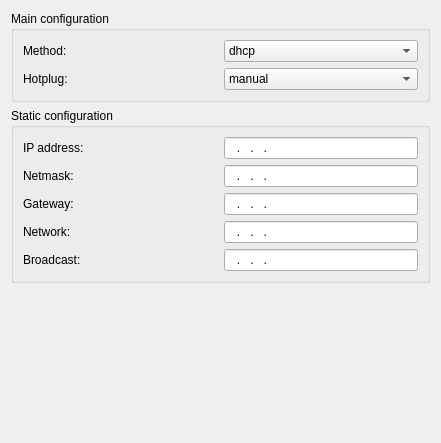
<ui version="4.0" >
 <class>LanWidget</class>
 <widget class="QWidget" name="LanWidget" >
  <property name="geometry" >
   <rect>
    <x>0</x>
    <y>0</y>
    <width>441</width>
    <height>443</height>
   </rect>
  </property>
  <property name="windowTitle" >
   <string>LAN configuration</string>
  </property>
  <layout class="QGridLayout" name="gridLayout" >
   <item row="0" column="0" >
    <widget class="QGroupBox" name="mainGroupBox" >
     <property name="title" >
      <string>Main configuration</string>
     </property>
     <layout class="QGridLayout" name="gridLayout_6" >
      <item row="1" column="0" >
       <widget class="QLabel" name="classTextLabel" >
        <property name="minimumSize" >
         <size>
          <width>0</width>
          <height>0</height>
         </size>
        </property>
        <property name="text" >
         <string>Hotplug:</string>
        </property>
        <property name="wordWrap" >
         <bool>false</bool>
        </property>
       </widget>
      </item>
      <item row="0" column="0" >
       <widget class="QLabel" name="methodTextLabel" >
        <property name="minimumSize" >
         <size>
          <width>0</width>
          <height>0</height>
         </size>
        </property>
        <property name="text" >
         <string>Method:</string>
        </property>
        <property name="wordWrap" >
         <bool>false</bool>
        </property>
       </widget>
      </item>
      <item row="0" column="1" >
       <widget class="QComboBox" name="methodComboBox" >
        <property name="minimumSize" >
         <size>
          <width>1</width>
          <height>0</height>
         </size>
        </property>
        <item>
         <property name="text" >
          <string>dhcp</string>
         </property>
        </item>
        <item>
         <property name="text" >
          <string>static</string>
         </property>
        </item>
       </widget>
      </item>
      <item row="1" column="1" >
       <widget class="QComboBox" name="classComboBox" >
        <property name="minimumSize" >
         <size>
          <width>100</width>
          <height>0</height>
         </size>
        </property>
        <property name="toolTip" >
         <string>&lt;b>allow hotplug&lt;/b>: The network will be activated  when a cable is plugged in and it will be deactivated if the cable is pulled. This is useful on laptops with onboard network adapters, since it will only configure the interface when a cable is really connected.&lt;br>&lt;br>&lt;b>auto&lt;/b>: The networkcard will be activated, when the computer starts</string>
        </property>
        <item>
         <property name="text" >
          <string>manual</string>
         </property>
        </item>
        <item>
         <property name="text" >
          <string>allow hotplug</string>
         </property>
        </item>
        <item>
         <property name="text" >
          <string>auto</string>
         </property>
        </item>
       </widget>
      </item>
     </layout>
    </widget>
   </item>
   <item row="1" column="0" >
    <widget class="QGroupBox" name="staticGroupBox" >
     <property name="title" >
      <string>Static configuration</string>
     </property>
     <layout class="QGridLayout" name="gridLayout_5" >
      <item row="0" column="0" >
       <widget class="QLabel" name="staticIPLabel" >
        <property name="toolTip" >
         <string>&lt;!DOCTYPE HTML PUBLIC "-//W3C//DTD HTML 4.0//EN" "http://www.w3.org/TR/REC-html40/strict.dtd">
&lt;html>&lt;head>&lt;meta name="qrichtext" content="1" />&lt;style type="text/css">
p, li { white-space: pre-wrap; }
&lt;/style>&lt;/head>&lt;body style=" font-family:'Sans Serif'; font-size:9pt; font-weight:400; font-style:normal;">
&lt;p style=" margin-top:0px; margin-bottom:0px; margin-left:0px; margin-right:0px; -qt-block-indent:0; text-indent:0px;">&lt;span style=" font-weight:600;">An IP (Internet Protocol) Address&lt;/span> is a numerical address, that identificates your computer in your network. It's like a phone number. A typical value for home networks is &lt;span style=" font-weight:600;">192.168.0.2&lt;/span>.&lt;/p>&lt;/body>&lt;/html></string>
        </property>
        <property name="text" >
         <string>IP address:</string>
        </property>
        <property name="wordWrap" >
         <bool>false</bool>
        </property>
       </widget>
      </item>
      <item row="0" column="1" >
       <widget class="QLineEdit" name="ipLineEdit" >
        <property name="sizePolicy" >
         <sizepolicy vsizetype="Fixed" hsizetype="Preferred" >
          <horstretch>0</horstretch>
          <verstretch>0</verstretch>
         </sizepolicy>
        </property>
        <property name="toolTip" >
         <string>&lt;!DOCTYPE HTML PUBLIC "-//W3C//DTD HTML 4.0//EN" "http://www.w3.org/TR/REC-html40/strict.dtd">
&lt;html>&lt;head>&lt;meta name="qrichtext" content="1" />&lt;style type="text/css">
p, li { white-space: pre-wrap; }
&lt;/style>&lt;/head>&lt;body style=" font-family:'Sans Serif'; font-size:9pt; font-weight:400; font-style:normal;">
&lt;p style=" margin-top:0px; margin-bottom:0px; margin-left:0px; margin-right:0px; -qt-block-indent:0; text-indent:0px;">&lt;span style=" font-weight:600;">An IP (Internet Protocol) Address&lt;/span> is a numerical address, that identificates your computer in your network. It's like a phone number. A typical value for home networks is &lt;span style=" font-weight:600;">192.168.0.2&lt;/span>.&lt;/p>&lt;/body>&lt;/html></string>
        </property>
        <property name="inputMask" >
         <string>000.000.000.000; </string>
        </property>
       </widget>
      </item>
      <item row="1" column="0" >
       <widget class="QLabel" name="staticNetmaskLabel" >
        <property name="text" >
         <string>Netmask:</string>
        </property>
        <property name="wordWrap" >
         <bool>false</bool>
        </property>
       </widget>
      </item>
      <item row="1" column="1" >
       <widget class="QLineEdit" name="netmaskLineEdit" >
        <property name="sizePolicy" >
         <sizepolicy vsizetype="Fixed" hsizetype="Preferred" >
          <horstretch>0</horstretch>
          <verstretch>0</verstretch>
         </sizepolicy>
        </property>
        <property name="toolTip" >
         <string>E.g. 255.255.255.0</string>
        </property>
        <property name="inputMask" >
         <string>000.000.000.000; </string>
        </property>
       </widget>
      </item>
      <item row="2" column="1" >
       <widget class="QLineEdit" name="gatewayLineEdit" >
        <property name="sizePolicy" >
         <sizepolicy vsizetype="Fixed" hsizetype="Preferred" >
          <horstretch>0</horstretch>
          <verstretch>0</verstretch>
         </sizepolicy>
        </property>
        <property name="toolTip" >
         <string>E.g. 192.168.0.254</string>
        </property>
        <property name="inputMask" >
         <string>000.000.000.000; </string>
        </property>
       </widget>
      </item>
      <item row="3" column="0" >
       <widget class="QLabel" name="staticNetworkLabel" >
        <property name="text" >
         <string>Network:</string>
        </property>
        <property name="wordWrap" >
         <bool>false</bool>
        </property>
       </widget>
      </item>
      <item row="3" column="1" >
       <widget class="QLineEdit" name="networkLineEdit" >
        <property name="sizePolicy" >
         <sizepolicy vsizetype="Fixed" hsizetype="Preferred" >
          <horstretch>0</horstretch>
          <verstretch>0</verstretch>
         </sizepolicy>
        </property>
        <property name="toolTip" >
         <string>E.g. 192.168.0.255</string>
        </property>
        <property name="inputMask" >
         <string>000.000.000.000; </string>
        </property>
       </widget>
      </item>
      <item row="4" column="0" >
       <widget class="QLabel" name="staticBroadcastLabel" >
        <property name="text" >
         <string>Broadcast:</string>
        </property>
        <property name="wordWrap" >
         <bool>false</bool>
        </property>
       </widget>
      </item>
      <item row="4" column="1" >
       <widget class="QLineEdit" name="broadcastLineEdit" >
        <property name="sizePolicy" >
         <sizepolicy vsizetype="Fixed" hsizetype="Preferred" >
          <horstretch>0</horstretch>
          <verstretch>0</verstretch>
         </sizepolicy>
        </property>
        <property name="toolTip" >
         <string>E.g. 192.168.0.255</string>
        </property>
        <property name="inputMask" >
         <string>000.000.000.000; </string>
        </property>
       </widget>
      </item>
      <item row="2" column="0" >
       <widget class="QLabel" name="staticGatewayLabel" >
        <property name="text" >
         <string>Gateway:</string>
        </property>
        <property name="wordWrap" >
         <bool>false</bool>
        </property>
       </widget>
      </item>
     </layout>
    </widget>
   </item>
   <item row="2" column="0" >
    <spacer name="verticalSpacer" >
     <property name="orientation" >
      <enum>Qt::Vertical</enum>
     </property>
     <property name="sizeHint" stdset="0" >
      <size>
       <width>20</width>
       <height>40</height>
      </size>
     </property>
    </spacer>
   </item>
  </layout>
 </widget>
 <resources/>
 <connections/>
 <slots>
  <slot>methodToggled()</slot>
  <slot>autoFill()</slot>
 </slots>
</ui>
